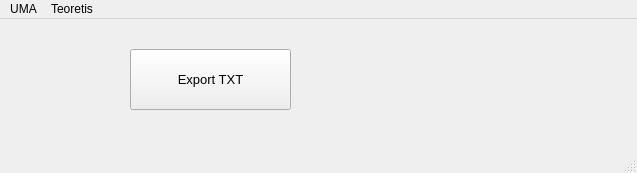
<?xml version="1.0" encoding="UTF-8"?>
<ui version="4.0">
 <class>MainWindow</class>
 <widget class="QMainWindow" name="MainWindow">
  <property name="geometry">
   <rect>
    <x>0</x>
    <y>0</y>
    <width>637</width>
    <height>173</height>
   </rect>
  </property>
  <property name="windowTitle">
   <string>MainWindow</string>
  </property>
  <widget class="QWidget" name="centralwidget">
   <widget class="QPushButton" name="btn_export">
    <property name="geometry">
     <rect>
      <x>130</x>
      <y>30</y>
      <width>161</width>
      <height>61</height>
     </rect>
    </property>
    <property name="font">
     <font>
      <pointsize>10</pointsize>
     </font>
    </property>
    <property name="text">
     <string>Export TXT</string>
    </property>
   </widget>
  </widget>
  <widget class="QMenuBar" name="menubar">
   <property name="geometry">
    <rect>
     <x>0</x>
     <y>0</y>
     <width>637</width>
     <height>21</height>
    </rect>
   </property>
   <widget class="QMenu" name="menuUMA">
    <property name="title">
     <string>UMA</string>
    </property>
    <addaction name="actionInsert"/>
    <addaction name="actionEdit"/>
    <addaction name="actionDownloader"/>
    <addaction name="actionBatch_Insert"/>
    <addaction name="actionEXPORT"/>
   </widget>
   <widget class="QMenu" name="menuTeoretis">
    <property name="title">
     <string>Teoretis</string>
    </property>
    <addaction name="actionDownloader_Teoretis"/>
    <addaction name="actionEXPORT_Teoretis"/>
   </widget>
   <addaction name="menuUMA"/>
   <addaction name="menuTeoretis"/>
  </widget>
  <widget class="QStatusBar" name="statusbar"/>
  <action name="actionUMA">
   <property name="text">
    <string>UMA</string>
   </property>
  </action>
  <action name="actionSUSPEND">
   <property name="text">
    <string>SUSPEND</string>
   </property>
  </action>
  <action name="actionUNSUSPEND">
   <property name="text">
    <string>UNSUSPEND</string>
   </property>
  </action>
  <action name="actionInsert">
   <property name="text">
    <string>Insert</string>
   </property>
  </action>
  <action name="actionEdit">
   <property name="text">
    <string>Edit</string>
   </property>
  </action>
  <action name="actionDownloader">
   <property name="text">
    <string>Downloader</string>
   </property>
  </action>
  <action name="actionBatch_Insert">
   <property name="text">
    <string>Batch Insert</string>
   </property>
  </action>
  <action name="actionEXPORT">
   <property name="text">
    <string>EXPORT</string>
   </property>
  </action>
  <action name="actionDownloader_Teoretis">
   <property name="text">
    <string>Downloader</string>
   </property>
  </action>
  <action name="actionEXPORT_Teoretis">
   <property name="text">
    <string>EXPORT</string>
   </property>
  </action>
 </widget>
 <resources/>
 <connections/>
</ui>
